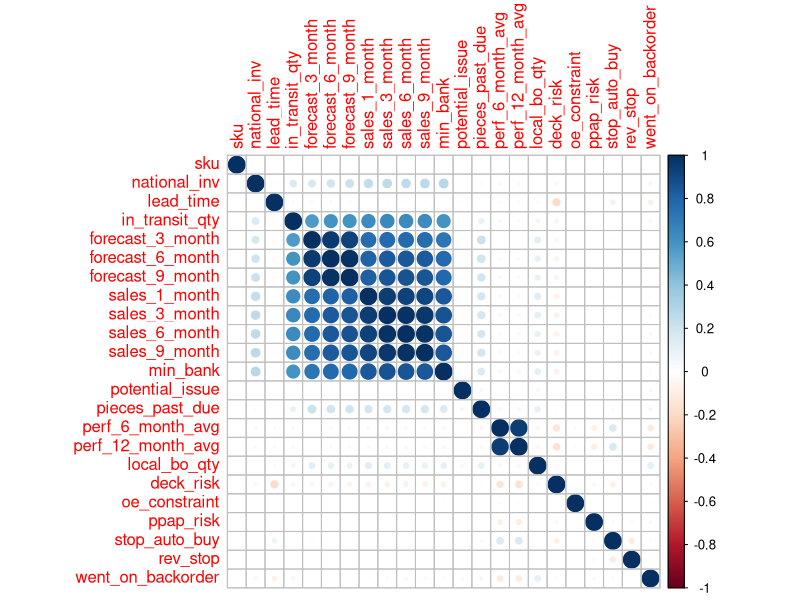
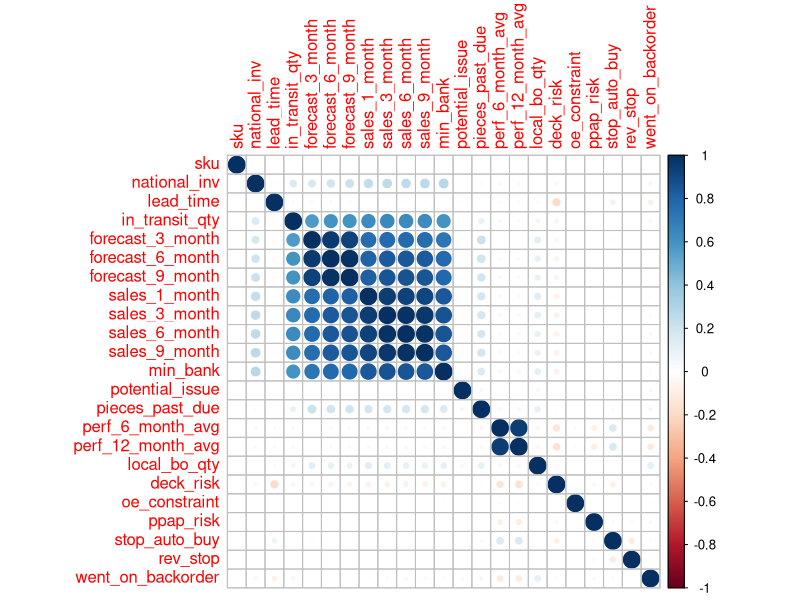
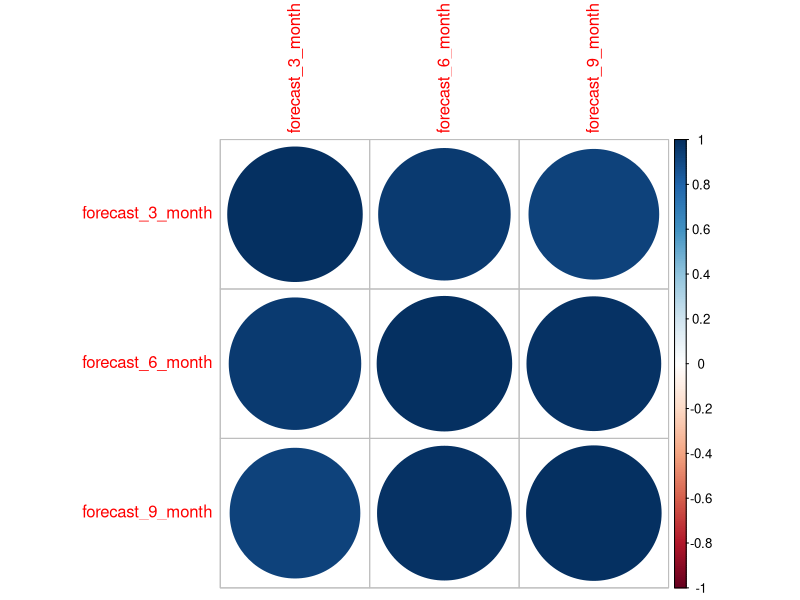
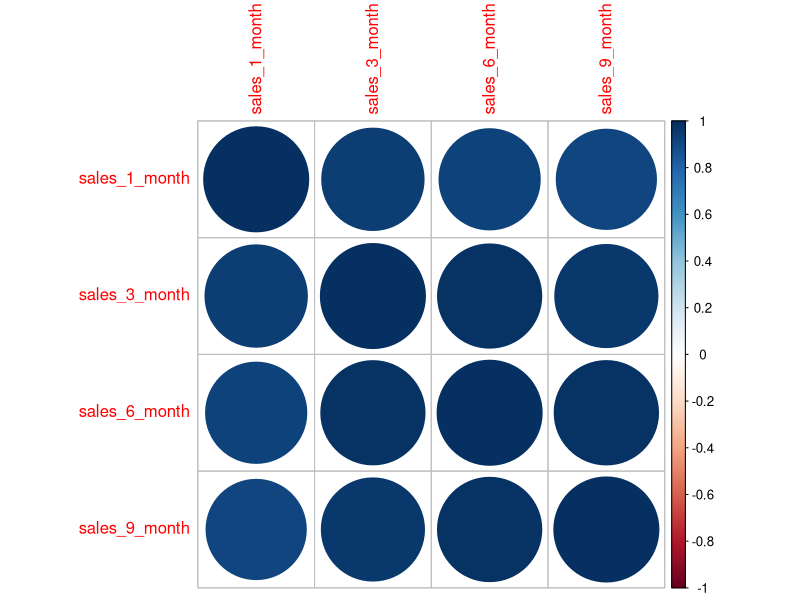
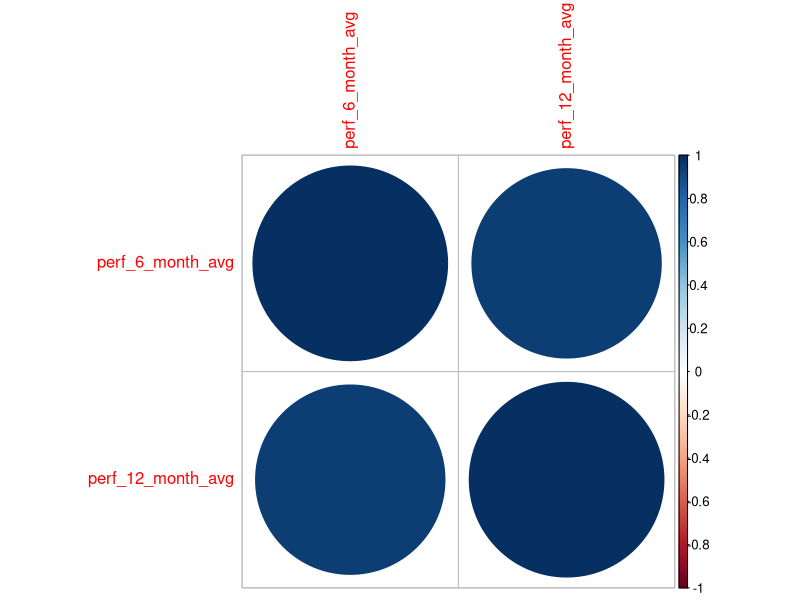
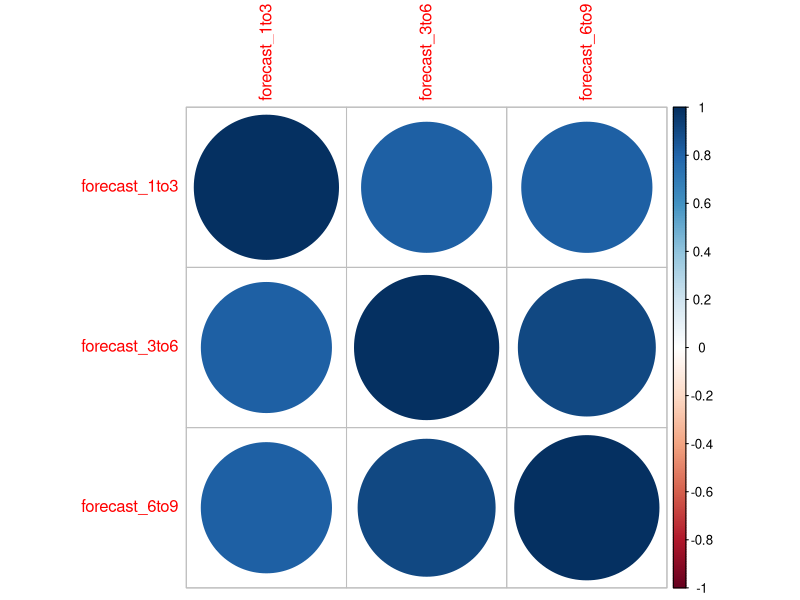
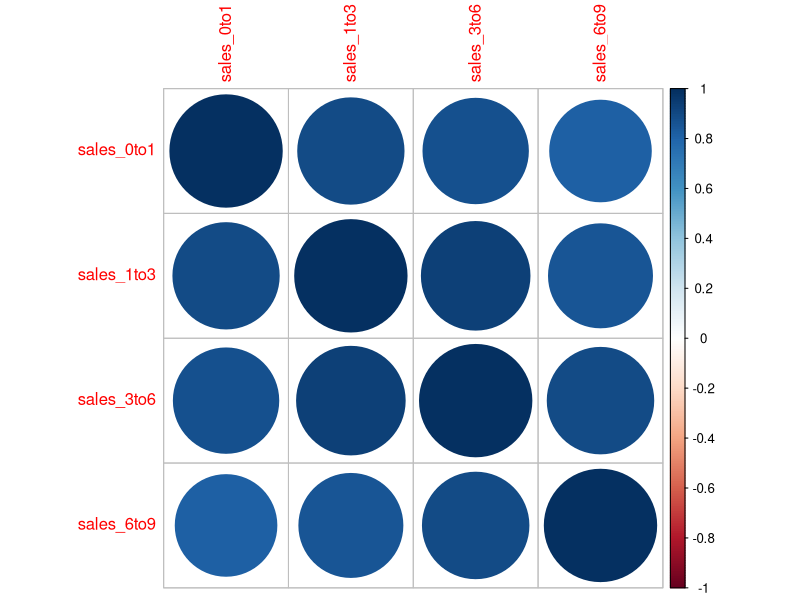
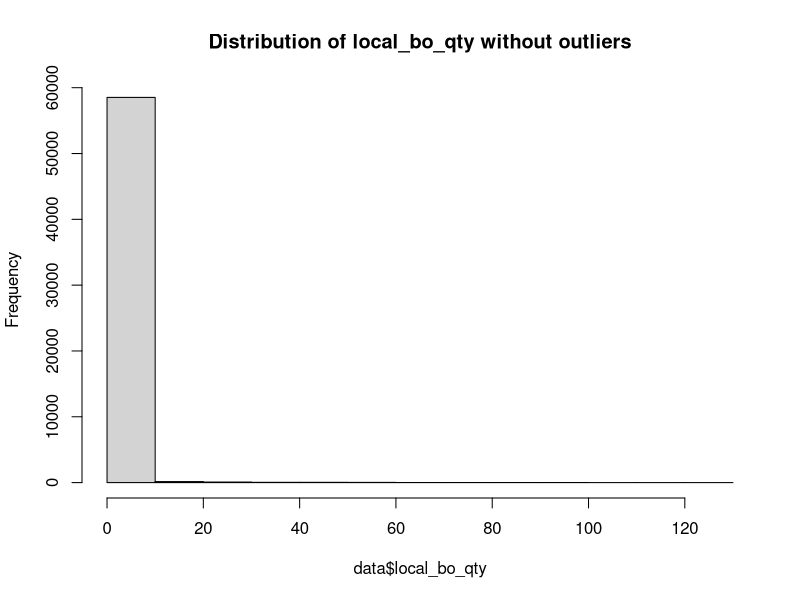

These figures' R source, in order:
## ---- chunk 1
knitr::opts_chunk$set(warning = FALSE, 
                      fig.height = 6,
                      fig.width = 6,
                      fig.align = "center")
## ---- chunk 2
train_before_factor = read.csv("Competition_Train.csv")
missing_values <- any(is.na(train_before_factor))

# Print the result
print(missing_values)
## ---- chunk 3
train = read.csv("Competition_Train.csv")
test = read.csv("Competition_Test.csv")
#str(train)
#str(test)
## ---- chunk 4
train$potential_issue = as.factor(train$potential_issue)
train[18:23] = lapply(train[18:23], as.factor)
#str(train)
test$potential_issue = as.factor(test$potential_issue)
test[18:22] = lapply(test[18:22], as.factor)
#str(test)

## ---- chunk 5
library(plyr)
train$potential_issue = revalue(train$potential_issue, c("0"="No", "1"="Yes"))
train[18:23] = lapply(train[18:23], function(x) revalue(x, c("0"="No", "1"="Yes")))
#str(train)
test$potential_issue = revalue(test$potential_issue, c("0"="No", "1"="Yes"))
test[18:22] = lapply(test[18:22], function(x) revalue(x, c("0"="No", "1"="Yes")))
#str(test)
## ---- chunk 6
temp_train = train
numeric_cols = sapply(temp_train, is.numeric)
# Convert non-numeric columns to numeric
temp_train[!numeric_cols] <- lapply(temp_train[!numeric_cols], as.numeric)  
#str(temp_train)
correlation_matrix = cor(temp_train)
print(correlation_matrix)
library(corrplot)
corrplot(correlation_matrix, method = "circle")
## ---- chunk 7
# Load necessary libraries
library(readr) # For reading data
library(dplyr) # For data manipulation
library(corrplot) # For correlation plot visualization

# Read the dataset
cor_data1 <- read_csv("Competition_Train.csv") # Replace "your_dataset.csv" with the path to your dataset

# Compute correlation matrix
correlation_matrix <- cor(cor_data1)

# Identify correlations with the target variable
cor_with_target <- correlation_matrix[, "went_on_backorder"]

# Sort correlations in descending order
cor_with_target_sorted <- sort(cor_with_target, decreasing = TRUE)

# Print correlations with the target variable
print(cor_with_target_sorted)

# Visualize correlations with a correlation plot
corrplot(correlation_matrix, method = "circle")

## ---- chunk 8
# Select relevant columns from your data frame
columns_of_interest <- c("forecast_3_month", "forecast_6_month", "forecast_9_month")

# Calculate the correlation matrix
correlation_matrix <- cor(train[, columns_of_interest])

print(correlation_matrix)

# Load the corrplot package
library(corrplot)

# Visualize the correlation matrix
corrplot(correlation_matrix, method = "circle")
## ---- chunk 9
# Select relevant columns from your data frame
columns_of_interest <- c("sales_1_month","sales_3_month","sales_6_month","sales_9_month")

# Calculate the correlation matrix
correlation_matrix <- cor(train[, columns_of_interest])

print(correlation_matrix)

# Load the corrplot package
library(corrplot)

# Visualize the correlation matrix
corrplot(correlation_matrix, method = "circle")
## ---- chunk 10
# Select relevant columns from your data frame
columns_of_interest <- c("perf_6_month_avg","perf_12_month_avg")

# Calculate the correlation matrix
correlation_matrix <- cor(train[, columns_of_interest])

print(correlation_matrix)

# Load the corrplot package
library(corrplot)

# Visualize the correlation matrix
corrplot(correlation_matrix, method = "circle")
## ---- chunk 11
print(colnames(train_before_factor))
## ---- chunk 12
# Assuming your dataset is named "dataset"

factor_col_name <- c("potential_issue", "deck_risk", "oe_constraint", "ppap_risk","stop_auto_buy", "rev_stop")

for (col in factor_col_name) {
  # Count occurrences of each unique value in the column
  table_count <- table(train[[col]])
  
  # Print column name
  cat("Column Name: ", col)
  
  # Print table count
  print(table_count)
  cat("\n")
  
}

## ---- chunk 13
# Subset the dataframe based on the condition train$rev_stop == "yes"
# Subset the dataframe based on the condition train$rev_stop == "yes"
subset_df <- train[train$rev_stop == "Yes", ]

# Extract the value of train$went_on_backorder from the subset
value_of_backorder <- subset_df$went_on_backorder

# Print the value
table(value_of_backorder)

# Subset the dataframe based on the condition train$rev_stop == "yes"
subset_df2 <- train[train$rev_stop == "No", ]

# Extract the value of train$went_on_backorder from the subset
value_of_backorder2 <- subset_df2$went_on_backorder


# Print the value
table(value_of_backorder2)

## ---- chunk 14
# Assuming your dataset is named "dataset" and the numeric column you want to analyze is named "numeric_column"

factor_col_name = c(
"national_inv","lead_time","in_transit_qty","forecast_3_month" ,"forecast_6_month","forecast_9_month" ,"sales_1_month","sales_3_month","sales_6_month","sales_9_month","min_bank","pieces_past_due", "perf_6_month_avg" ,"perf_12_month_avg", "local_bo_qty"
)
for (col in factor_col_name) {
  # Calculate percentiles
  percentiles <- quantile(train[[col]], probs = seq(0, 1, by = 0.1)) # Adjust the sequence to specify desired percentiles
  
  # Convert to a data frame for better display
  percentile_table <- data.frame(Percentile = names(percentiles), Value = as.numeric(percentiles))
  
  title <- paste("Percentile table for column:", col)
  
  # Print the title
  cat(title, "\n")
  
  # Print the percentile table
  print(percentile_table)
}



## ---- chunk 15
factor_col_name <- c(
  "in_transit_qty","pieces_past_due","local_bo_qty"
)

for (col in factor_col_name) {
  # Count non-zero values
  non_zero_count <- sum(train[[col]] != 0)
  
  # Print column name and count of non-zero values
  cat("Number of non-zero values in column", col, ":", non_zero_count,
      " total count: ", non_zero_count/sum(train[[col]])*100, "% \n")
}

## ---- chunk 16
temp_data1 = train
temp_data1$forecast_1to3 = train$forecast_3_month
temp_data1$forecast_3to6 = train$forecast_6_month - train$forecast_3_month
temp_data1$forecast_6to9 = train$forecast_9_month - train$forecast_6_month
average_forecast_3 <- mean(temp_data1$forecast_1to3, na.rm = TRUE)
average_forecast_6 <- mean(temp_data1$forecast_3to6, na.rm = TRUE)
average_forecast_9 <- mean(temp_data1$forecast_6to9, na.rm = TRUE)
str(average_forecast_3)
str(average_forecast_6)
str(average_forecast_9)
temp_data1 <- subset(temp_data1, select = -c(forecast_3_month, forecast_6_month, forecast_9_month))
print(names(temp_data1))
## ---- chunk 17
temp_data1$sales_0to1 = train$sales_1_month
temp_data1$sales_1to3 = train$sales_3_month - train$sales_1_month
temp_data1$sales_3to6 = train$sales_6_month - train$sales_3_month
temp_data1$sales_6to9 = train$sales_9_month - train$sales_6_month
average_sale_1 <- mean(temp_data1$sales_0to1, na.rm = TRUE)
average_sale_3 <- mean(temp_data1$sales_1to3, na.rm = TRUE)
average_sale_6 <- mean(temp_data1$sales_3to6, na.rm = TRUE)
average_sale_9 <- mean(temp_data1$sales_6to9, na.rm = TRUE)
str(average_sale_1)
str(average_sale_3)
str(average_sale_6)
str(average_sale_9)
temp_data1 <- subset(temp_data1, select = -c(sales_1_month, sales_3_month, sales_6_month, sales_9_month))
print(names(temp_data1))
## ---- chunk 18
# Select relevant columns from your data frame
columns_of_interest <- c("forecast_1to3", "forecast_3to6", "forecast_6to9")

# Calculate the correlation matrix
correlation_matrix <- cor(temp_data1[, columns_of_interest])

print(correlation_matrix)

# Load the corrplot package
library(corrplot)

# Visualize the correlation matrix
corrplot(correlation_matrix, method = "circle")
## ---- chunk 19
# Select relevant columns from your data frame
columns_of_interest <- c("sales_0to1","sales_1to3","sales_3to6","sales_6to9")

# Calculate the correlation matrix
correlation_matrix <- cor(temp_data1[, columns_of_interest])

print(correlation_matrix)

# Load the corrplot package
library(corrplot)

# Visualize the correlation matrix
corrplot(correlation_matrix, method = "circle")
## ---- chunk 20
avg1=mean(train$sales_1_month, na.rm = TRUE)
avg3=mean(train$sales_3_month, na.rm = TRUE)
avg6=mean(train$sales_6_month, na.rm = TRUE)
avg9=mean(train$sales_9_month, na.rm = TRUE)
print(mean(train$sales_1_month, na.rm = TRUE))
print(mean(train$sales_3_month, na.rm = TRUE))
print(mean(train$sales_6_month, na.rm = TRUE))
print(mean(train$sales_9_month, na.rm = TRUE))
sa0to3 = avg3
sa3to6 = avg6-avg3
sa6to9 = avg9-avg6
print((sa3to6-sa0to3)/sa0to3)
print((sa6to9-sa3to6)/sa3to6)

## ---- chunk 21
avg3=mean(train$forecast_3_month, na.rm = TRUE)
avg6=mean(train$forecast_6_month, na.rm = TRUE)
avg9=mean(train$forecast_9_month, na.rm = TRUE)
fc0to3 = avg3
fc3to6 = avg6-avg3
fc6to9 = avg9-avg6
print(fc0to3)
print(fc3to6)
print(fc6to9)
print("sss")
print((fc3to6-fc0to3)/fc0to3)
print((fc6to9-fc3to6)/fc3to6)
print("sss")
print(((fc3to6-fc0to3)/fc0to3+(fc6to9-fc3to6)/fc3to6)/2)
## ---- chunk 22
perf_is = ifelse(train$perf_6_month_avg == 0, 0, 1 )
table(perf_is)
sales_is = ifelse(train$sales_6_month == 0 , 0 , 1)
table(sales_is)
## ---- chunk 23
# Assuming 'data' is your dataframe containing the 'local_bo_qty' variable
data = train
summary(data$national_inv)
hist(data$local_bo_qty, main = "Distribution of local_bo_qty without outliers")
# Calculate the interquartile range (IQR)
Q1 <- quantile(data$national_inv, 0.25)
Q3 <- quantile(data$national_inv, 0.75)
IQR <- Q3 - Q1
print(Q1)
print(Q3)
print(IQR)
# Define the threshold for outliers
threshold <- 3* IQR

outliers <- abs(data$national_inv - mean(data$national_inv)) > threshold * sd(data$national_inv)

# Filter out outliers
data_filtered <- data[!(data$national_inv < (Q1 - threshold) | data$national_inv > (Q3 + threshold)), ]

# Check distribution
hist(data_filtered$local_bo_qty, main = "Distribution of local_bo_qty without outliers")
summary(data_filtered$national_inv)
## ---- chunk 24
data = train
data$z_score <- scale(data$local_bo_qty)
hist(data$local_bo_qty)
summary(data$local_bo_qty)
threshold <- 30
data_filtered <- data[abs(data$z_score) <= threshold, ]

# Check distribution
hist(data_filtered$local_bo_qty, main = "Distribution of local_bo_qty without outliers")
summary(data_filtered$local_bo_qty)
## ---- chunk 25
summary(train$min_bank)
## ---- chunk 26
data = train

factor_col_name <- colnames(data)
print(factor_col_name)
for (col in factor_col_name) {
  print(col)
  print(summary(data[[col]]))
  
}
